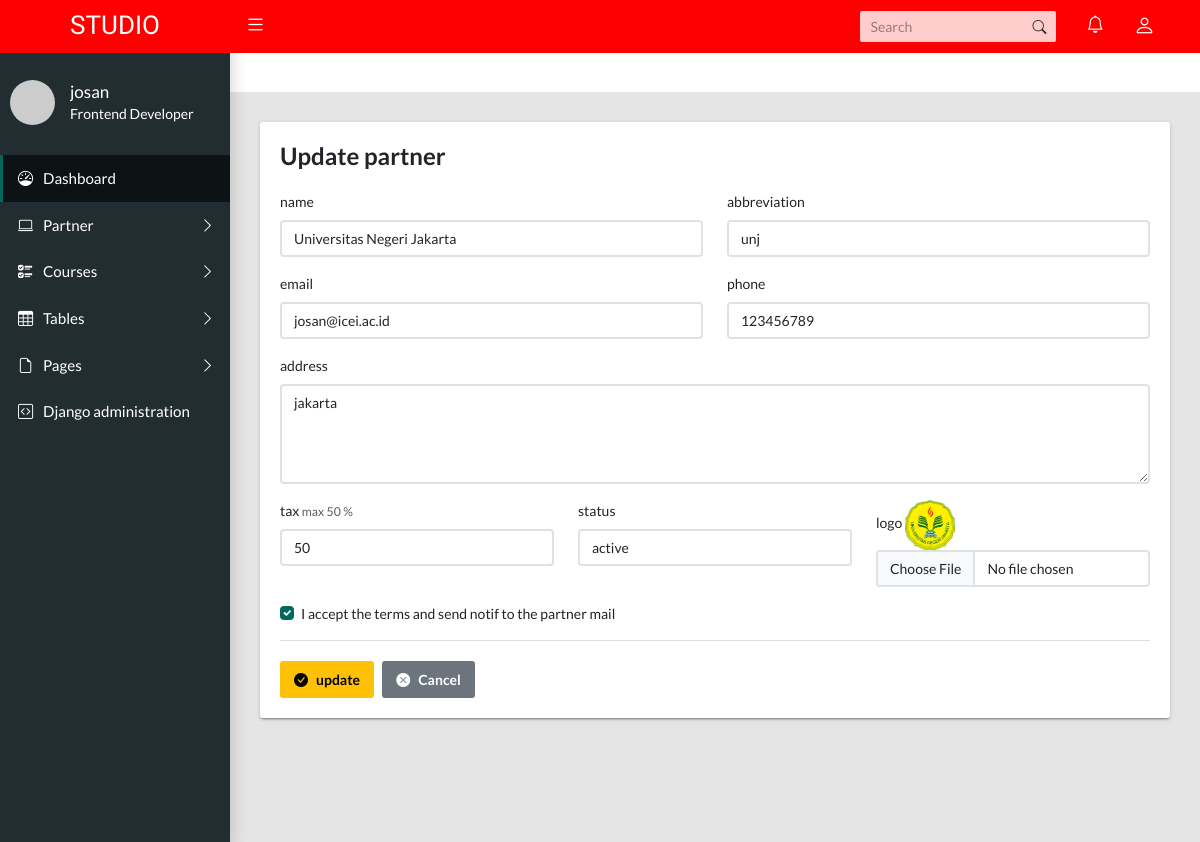
The app's page /partner/partner-edit/1 (signed in) with its own data.
### partner/models.py (models this page shows, shortened)
class Partner(models.Model):
    partner_name = models.TextField(max_length=191)
    partner_abbreviation = models.TextField(max_length=50)
    partner_email = models.ForeignKey(User,on_delete=models.CASCADE,related_name='partner_add')
    partner_phone = models.TextField(max_length=50)
    partner_address = models.TextField(max_length=50)
    partner_tax = models.TextField(max_length=50)
    partner_status = models.TextField(max_length=50)
    partner_check = models.TextField(max_length=50)
    partner_logo = models.ImageField(upload_to=filepath,null=True, blank=True)
    partner_join = models.DateTimeField(auto_now_add=True)

### partner/views.py (the view, shortened to what this page needs)
# urls.py: path("partner-edit/<str:pk>", views.partnerEdit, name= "partner_edit"),
def partnerEdit(request, pk):
    par = Partner.objects.get(id=pk)
    user_list = User.objects.all()
    context = {'partner':par,'user':user_list}
    return render(request, 'partner_edit.html', context)

### partner/templates/partner_edit.html (shortened to what this page needs)
{% extends 'layouts/default/page.html' %}
{% load i18n %}
{% block content %}
  <div class="row">
    <div class="col-md-12">
      <div class="tile">
        <h3 class="tile-title">Update partner</h3>
        <div class="tile-body">
          <form method="POST" action="" enctype="multipart/form-data">
            <div class="row">
            <div class="col-md-6">
                <div class="mb-3">
                    <label class="form-label">name</label>
                    <input class="form-control" type="text" name="partner_name" value="{{ partner.partner_name }}" maxlength="200" required placeholder="Enter full name">
                  </div>
            </div>
            <div class="col-md-6">
                <div class="mb-3">
                    <label class="form-label"> abbreviation</label>
                    <input class="form-control" type="text" name="partner_abbreviation" value="{{ partner.partner_abbreviation }}" maxlength="50" required placeholder="Enter abbreviation">
                  </div>
            </div>
           </div>
            <div class="row">
              <div class="col-md-6">
                <div class="mb-3">
                    <label class="form-label">email</label>
                    <select class="form-control" id="exampleSelect1" value="{{ partner.partner_email_id }}" required name="partner_email">
                        <option value="{{ partner.partner_email_id }}" selected>{{partner.partner_email.email}} </option>
                      </select>
                  </div>
              </div>
              <div class="col-md-6">
                <div class="mb-3">
                    <label class="form-label">phone</label>
                    <input class="form-control" type="number" name="partner_phone" value="{{ partner.partner_phone }}" maxlength="20" required placeholder="Enter phone address">
                  </div>
              </div>
            </div>
            <div class="mb-3">
              <label class="form-label">address</label>
              <textarea class="form-control" rows="4" name="partner_address"  maxlength="200" required placeholder="Enter your address">{{ partner.partner_address }}</textarea>
            </div>
           <div class="row">
            <div class="col-md-4">
                <div class="mb-3">
                    <label class="form-label">tax  </label><small class="form-text text-muted"> max 50 %</small>
                    <input class="form-control" type="number" name="partner_tax" value="{{ partner.partner_tax }}" max="50" max="1" required placeholder="Enter tax">
                  </div>
            </div>
            <div class="col-md-4">
                <div class="mb-3">
                    <label class="form-label">status</label>
                    <select class="form-control" id="exampleSelect1" value="{{ partner.partner_status }}" required name="partner_status">
                      {% if partner.partner_status == '1' %}
                      <option value="{{ partner.partner_status }}" selected>active</option>
                      {% else %}
                      <option value="{{ partner.partner_status }}" selected>inactive</option>
                    {% endif%}
                    </select>
                  </div>
            </div>
            <div class="col-md-4">
                <div class="mb-3">
                    <label class="form-label"> logo</label>
                    {% if partner.partner_logo %}
                    <img src="{{ partner.partner_logo.url }}" alt="image here" style="width: 50px; height: 50px;">
                {% endif %}
                    <input class="form-control" type="file" name="partner_logo"  >
                  </div>
            </div>
           </div>
            <div class="mb-3">
              <div class="form-check">
                <label class="form-check-label">
                  <input class="form-check-input" type="checkbox" checked name="partner_check" value="{{ partner.partner_check }}" required>I accept the terms and send notif to the partner mail
                </label>
              </div>
            </div>
            <div class="tile-footer">
              <button class="btn btn-warning"  type="submit"><i class="bi bi-check-circle-fill me-2"></i>update</button>&nbsp;&nbsp;&nbsp;<a class="btn btn-secondary" href="{% url 'partner:partner_view'%}"><i class="bi bi-x-circle-fill me-2"></i>Cancel</a>
            </div>
          </form>
        </div>
      </div>
    </div>
  </div>
{% endblock %}

### content/templates/layouts/default/page.html (shortened to what this page needs)
{% load static %}
{% load bootstrap4 %}
{% load i18n %}
{% get_current_language as language_code %}
<!DOCTYPE html>
<html lang="{{ language_code }}">
<head>
    <link href="{% static 'css/main.css' %}" rel="stylesheet">
    <link rel="stylesheet" type="text/css" href="https://cdn.jsdelivr.net/npm/bootstrap-icons@1.10.5/font/bootstrap-icons.css">
  </head>
<body class="app sidebar-mini">
 <header class="app-header"><a class="app-header__logo" href="{% url 'index' %}">STUDIO</a>
    <a class="app-sidebar__toggle" href="#" data-toggle="sidebar" aria-label="Hide Sidebar"></a>
    <ul class="app-nav">
      <li class="app-search">
        <input class="app-search__input" type="search" placeholder="Search">
        <button class="app-search__button"><i class="bi bi-search"></i></button>
      </li>
      <li class="dropdown"><a class="app-nav__item" href="#" data-bs-toggle="dropdown" aria-label="Show notifications"><i class="bi bi-bell fs-5"></i></a>
      </li>
      <li class="dropdown"><a class="app-nav__item" href="#" data-bs-toggle="dropdown" aria-label="Open Profile Menu"><i class="bi bi-person fs-4"></i></a>
      </li>
    </ul>
  </header>
    {% if request.user.is_authenticated %}
      {% if request.user.is_superuser %}
    <aside class="app-sidebar">
      <div class="app-sidebar__user"><img class="app-sidebar__user-avatar" src="https://randomuser.me/api/portraits/men/1.jpg" alt="User Image">
        <div>
          <p class="app-sidebar__user-name">{{ request.user.username }}</p>
          <p class="app-sidebar__user-designation">Frontend Developer</p>
        </div>
      </div>
      {% endif %}
      <ul class="app-menu">
        <li><a class="app-menu__item active" href="{% url 'index' %}"><i class="app-menu__icon bi bi-speedometer"></i><span class="app-menu__label">Dashboard</span></a></li>
        <li class="treeview"><a class="app-menu__item" href="#" data-toggle="treeview"><i class="app-menu__icon bi bi-laptop"></i><span class="app-menu__label">Partner</span><i class="treeview-indicator bi bi-chevron-right"></i></a>
        </li>
        <li class="treeview"><a class="app-menu__item" href="#" data-toggle="treeview"><i class="app-menu__icon bi bi-ui-checks"></i><span class="app-menu__label">Courses</span><i class="treeview-indicator bi bi-chevron-right"></i></a>
        </li>
        <li class="treeview"><a class="app-menu__item" href="#" data-toggle="treeview"><i class="app-menu__icon bi bi-table"></i><span class="app-menu__label">Tables</span><i class="treeview-indicator bi bi-chevron-right"></i></a>
        </li>
        <li class="treeview"><a class="app-menu__item" href="#" data-toggle="treeview"><i class="app-menu__icon bi bi-file-earmark"></i><span class="app-menu__label">Pages</span><i class="treeview-indicator bi bi-chevron-right"></i></a>
        </li>
        <li><a class="app-menu__item" href="{% url 'admin:login' %}"><i class="app-menu__icon bi bi-code-square"></i><span class="app-menu__label">{% trans 'Django administration' %}</span></a></li>
      </ul>
      {% endif %}
    </aside>
<br>
<br>
<main class="app-content">
    {% block content %}{% endblock %}
  </main>
</body>
</html>

### records on screen
Partner: partner_name "Universitas Negeri Jakarta", partner_abbreviation "unj", partner_email "josan@icei.ac.id", partner_phone "123456789", partner_address "jakarta", partner_tax "50", partner_status "active", partner_logo (picture)

### other values on screen
{{ request.user.username }} "josan"
